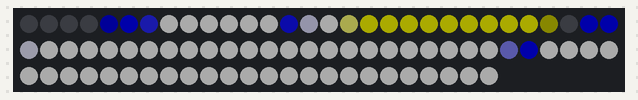
Recording of a sketch running on a simulated Arduino Uno, built with avr-gcc and run on an emulated ATmega328P. On the bench: 84 RGB LEDs in strip order, left to right, continuing on the next row. Dim RGB values are drawn brighter than linear.

Above: at 0.1 s.

The sketch:

firmware.ino
```cpp
// AdaptLab timeline bar: three rows of 28 LEDs, one row per landing spot, one LED per Earth day.
// Each LED mixes yellow (share of the day with the Sun up) and blue (share with Earth in view).
//
// Library: Adafruit NeoPixel. track.h is generated by scripts/export_timeline_track.py and is
// already in LED chain order (row A left to right, row B right to left, row C left to right).
// NEVER COMPILED AND NEVER RUN ON HARDWARE: written against the board layout in this folder.

#include <Adafruit_NeoPixel.h>
#include "track.h"

const uint8_t LED_PIN = 10;   // controller pin wired to J1 pin 2 (DIN); change to suit the controller
// Brightness cap, of 255, applied to every colour channel. Do not raise it: 84 LEDs with all three
// channels at 46/255 draw about 0.99 A (84 x 60 mA x 46/255 + 84 x 1 mA idle); 47 already exceeds 1 A.
const uint8_t MAX_LEVEL = 46;

Adafruit_NeoPixel bar(TRACK_LEDS, LED_PIN, NEO_GRB + NEO_KHZ800);

void setup() {
  bar.begin();
  bar.clear();
  for (uint16_t i = 0; i < TRACK_LEDS; i++) {
    uint8_t sun = (uint16_t)SUN_SHARE[i] * MAX_LEVEL / 255;       // yellow = red + green
    uint8_t earth = (uint16_t)EARTH_SHARE[i] * MAX_LEVEL / 255;   // blue
    bar.setPixelColor(i, bar.Color(sun, sun, earth));
  }
  bar.show();
}

void loop() {
  // The picture is static: nothing to do.
}
```

track.h
```cpp
// Generated by scripts/export_timeline_track.py: do not edit.
// Start: 2027-09-09 UTC   days: 28   one LED per Earth day, values 0..255
// SUN_SHARE   = share of the day's hours with sun_fraction >= 0.5 (half the solar disk above the terrain)
// EARTH_SHARE = share of the day's hours with Earth's centre above the terrain
// LED chain order: index 0 = D1 (row A, day 1). Row A left to right, row B right to left, row C left to right.
#pragma once
#include <stdint.h>

#define TRACK_ROWS 3
#define TRACK_DAYS 28
#define TRACK_LEDS 84

const uint8_t SUN_SHARE[TRACK_LEDS] = {
  // row A: malapert_massif, day 1 -> 28
    0,   0,   0,   0,   0,   0,  42, 255, 255, 255, 255, 255, 255,  21, 223, 255, 255, 255, 255, 255, 255, 255, 255, 255, 255, 255,  53,   0,
  // row B: malapert_massif_derived, day 28 -> 1 (row runs right to left)
    0,   0, 234, 255, 255, 255, 255, 255, 255, 255, 255, 255, 255, 255, 255, 255, 255, 255, 255, 255, 255, 255, 255, 255, 255, 255, 138,   0,
  // row C: malapert_massif_region_best, day 1 -> 28
  255, 255, 255, 255, 255, 255, 255, 255, 255, 255, 255, 255, 255, 255, 255, 255, 255, 255, 255, 255, 255, 255, 255, 255, 255, 255, 255, 255
};

const uint8_t EARTH_SHARE[TRACK_LEDS] = {
  // row A: malapert_massif, day 1 -> 28
    0,   0,   0,   0, 138, 255, 255, 255, 255, 255, 255, 255, 255, 255, 255, 255, 117,   0,   0,   0,   0,   0,   0,   0,   0,   0,   0,   0,
  // row B: malapert_massif_derived, day 28 -> 1 (row runs right to left)
  255, 255, 255, 255, 255, 255, 255, 255, 255, 255, 255, 255, 255, 255, 255, 255, 255, 255, 255, 255, 255, 255, 255, 255, 255, 255, 255, 255,
  // row C: malapert_massif_region_best, day 1 -> 28
  255, 255, 255, 255, 255, 255, 255, 255, 255, 255, 255, 255, 255, 255, 255, 255, 255, 255, 255, 255, 255, 255, 255, 255, 255, 255, 255, 255
};
```
